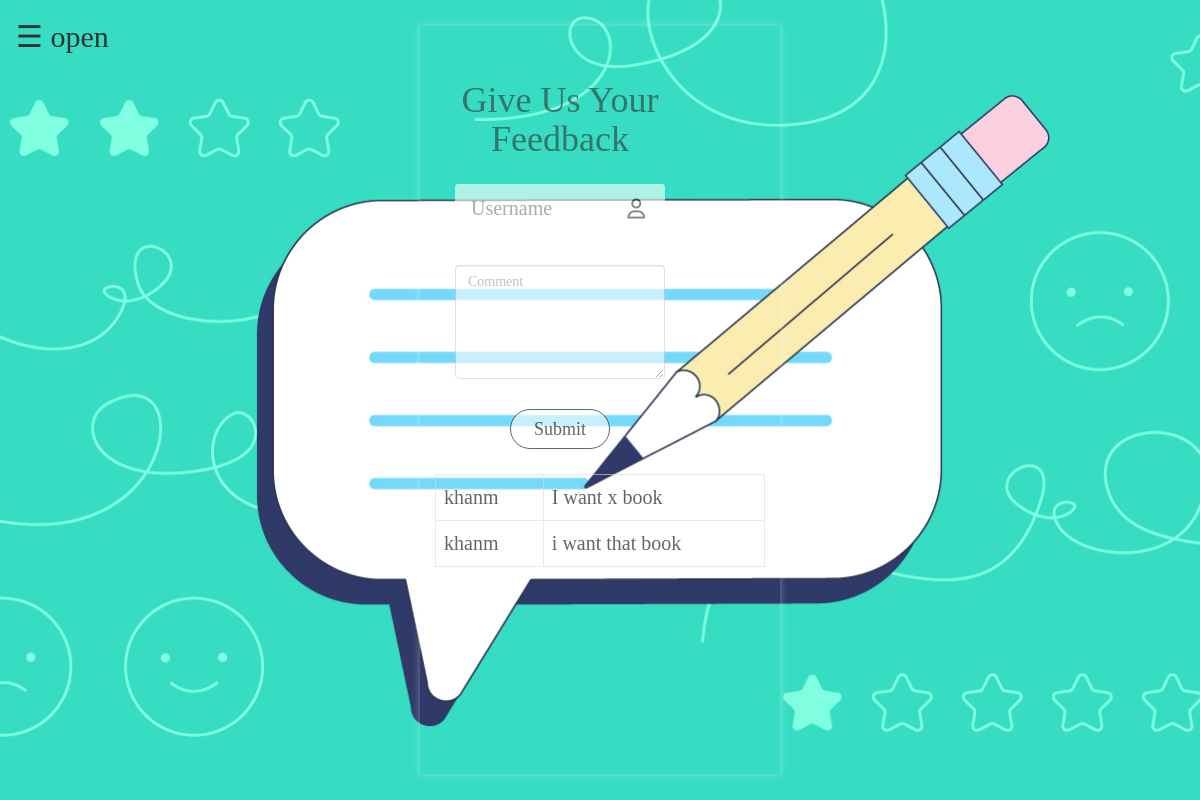
The app's page /admin/feedback.php with its own data.
### tables this page shows
CREATE TABLE `feedback` (
  `Username` varchar(50) NOT NULL,
  `Comment` varchar(500) NOT NULL
);

### admin/feedback.php (the view, shortened to what this page needs)
<?php
  include "connection.php";
?>
<!DOCTYPE html>
<html>
     <link rel="stylesheet" href="style.css">
    <link rel="stylesheet" href="https://maxcdn.bootstrapcdn.com/bootstrap/3.3.7/css/bootstrap.min.css">
 </head>
 <body>
   <section>
<div id="main">
  <span style="font-size:30px;cursor:pointer" onclick="openNav()">&#9776; open</span>
</section>
   <div class="container">
     <form action="" method="POST">
       <h1>Give Us Your Feedback</h1>
       <div class="ID">
         <input  class="from-controll" name="Username" type="text" placeholder="Username">
         <i class="far fa-user"></i>
       </div>
        <br>
         <textarea class="form-control" type="text" name="Comment"cols=" 15" rows="5" placeholder="Comment"></textarea>
         <br>
         <input class="btn btn-default" type="submit" name="submit" value="Submit" style="width: 100px; height: 40px; font-size:18px; border-radius: 30px; color:black; border-color:black;">
     </form>
     <div class="ID" style="color:black; font-size:20px;">
     <div class="scroll">
         <?php
     if(isset($_POST['submit']))
			{
				$sql="INSERT INTO `feedback` VALUES('', 'Admin', '$_POST[comment]');";
				if(mysqli_query($db,$sql))
				{
					$q="SELECT * FROM `feedback`";
					$res=mysqli_query($db,$q);
				echo "<table class='table table-bordered'>";
					while ($row=mysqli_fetch_assoc($res))
					{
						echo "<tr>";
							echo "<td>"; echo $row['Username']; echo "</td>";
							echo "<td>"; echo $row['Comment']; echo "</td>";
						echo "</tr>";
					}
				echo "</table>";
				}
			}
			else
			{
				$q="SELECT * FROM `feedback`";
					$res=mysqli_query($db,$q);
				echo "<table class='table table-bordered'>";
					while ($row=mysqli_fetch_assoc($res))
					{
						echo "<tr>";
							echo "<td>"; echo $row['Username']; echo "</td>";
							echo "<td>"; echo $row['Comment']; echo "</td>";
						echo "</tr>";
					}
				echo "</table>";
			}
		?>
	</div>
   </div>
 </body>
</html>

### admin/style.css (style rules this page uses)
html, body, div, span, object, iframe, h1, h2, h3, h4, h5, h6, p, blockquote, pre, abbr, address, cite, code, del, dfn, em, img, ins, kbd, q, samp, small, strong, sub, sup, var, b, i, dl, dt, dd, ol, ul, li, fieldset, form, label, legend, table, caption, tbody, tfoot, thead, tr, th, td, article, aside, canvas, details, figcaption, figure, footer, header, hgroup, menu, nav, section, summary, time, mark, audio, video { margin:0; padding:0; border:0; outline:0; font-size:100%; vertical-align:baseline; background:transparent; }
body { line-height:1; }
article,aside,details,figcaption,figure, footer,header,hgroup,menu,nav,section { display:block; }
table { border-collapse:collapse; border-spacing:0; }
input, select { vertical-align:middle; }
section { height: 500px; width: 1536px; background-color: ; }
h1 { padding-left:20px ; }

### admin/feedback.php (style rules this page uses)
section { position:absolute; height:100%; width:100%; background: url(image/feed.jpg); background-size: cover; background-position: center; }
body { display: flex; min-height: 100vh; align-items: center; justify-content: center; font-family: Times new Roman; }
.container { width: 360px; background: transparent; font-size:16px; font-color:black; box-shadow:0 0 8px rgba(250,250,250,0.6); opacity: 0.6; }
.container form { width: 250px; text-align: center; padding: 25px 20px; }
form h1 { padding: 10px 0; }
form .ID { position: relative; }
.ID I { position: absolute; font-size: 20px; top: 50%; right: 20px; transform: translateY(-50%); }
form input { width: 100%; height: 50px; margin: 4px 0; border: 1px solid white; border-radius: 3px; background: white; padding: 0 15px; padding-right:45px; font-size: 20px; }
form textarea { padding: 5px 15px; border: 1px solid #5c5c5c; border-radius: 3px; background: #181717; padding: 0 15px; font-size:16px; width: 100%; margin: 4px 0; }
.scroll { width: 100%; height: 300px; overflow: auto; }
#main { transition: margin-left .5s; padding: 16px; }

### records on screen
feedback: Username "khanm", Comment "I want x book"
feedback: Username "khanm", Comment "i want that book"
